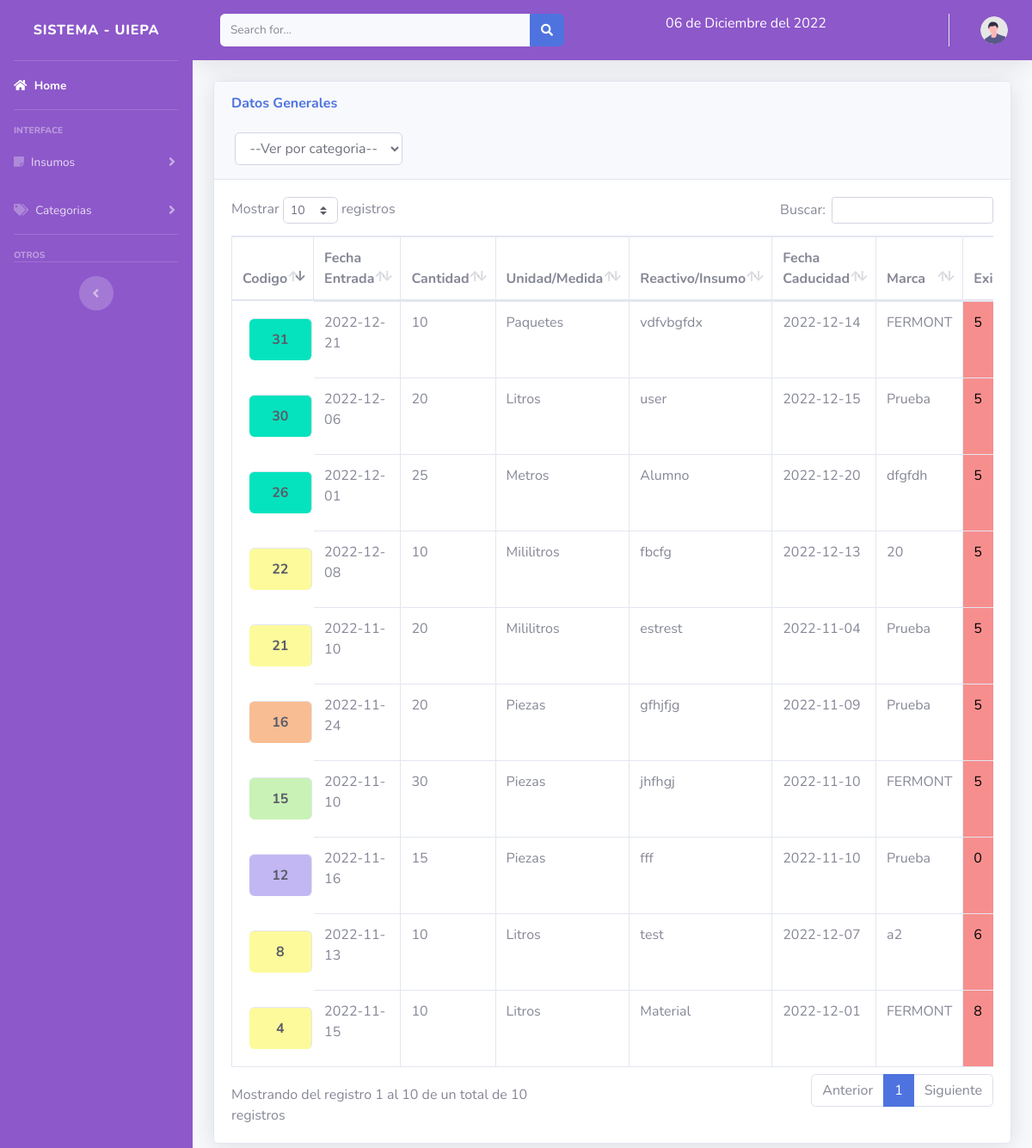
Screenshot of /views/insumos.php (signed in) with the database file from the repository.
### tables this page shows
CREATE TABLE `insumo` (
  `id` int(11) NOT NULL,
  `fecha_entrada` date NOT NULL,
  `cantidad` int(50) NOT NULL,
  `tipo` varchar(100) NOT NULL,
  `unidad` varchar(150) NOT NULL,
  `nombre` varchar(150) NOT NULL,
  `fecha_caducidad` date NOT NULL,
  `marca` varchar(150) NOT NULL,
  `existencia` varchar(150) NOT NULL,
  `categoria` varchar(50) NOT NULL,
  `entregado` int(10) NOT NULL,
  `recibido` int(50) NOT NULL
);

### views/insumos.php (the view, shortened to what this page needs)
<!DOCTYPE html>
<html lang="en">
<head>
</head>
<?php include "../includes/header.php";?>
<body id="page-top">
                <div class="container-fluid">
                    <div class="card shadow mb-4">
                        <div class="card-header py-3">
                        <h6 class="m-0 font-weight-bold text-primary">Datos Generales</h6>
                            <br>
                            <select name="select" id="select" class="control" required>
                            <option value="0" >--Ver por categoria--</option>
                              </select>
                              </div>
                        <div class="card-body">
                        <div class="class">
                            <div class="table-responsive">
                                <table class="table table-bordered" id="dataTable" width="100%" cellspacing="0">
                                    <thead>
                                        <tr>
                                            <th>Codigo</th>
                                            <th>Fecha Entrada</th>
                                            <th>Cantidad</th>
                                            <th>Unidad/Medida</th>
                                            <th>Reactivo/Insumo</th>
                                            <th>Fecha Caducidad</th>
                                            <th>Marca</th>
                                            <th>Existencia</th>
                                        </tr>
                                    </thead>
                                    <?php
require_once ("../includes/db.php");
$sql = "SELECT * FROM insumo ";
$productos = mysqli_query($conexion, $sql);
if($productos -> num_rows > 0){
foreach($productos as $key => $fila ){
?>
<?php
if ($fila['existencia'] < 10) {
    $clase = 'problema';
  } else {
    $clase = 'correcto';
  }
?>
<tr>
<td <?php echo  'class="'.$fila['categoria'] .'"'; ?>><?php echo $fila['id']; ?></td>
<td><?php echo $fila['fecha_entrada']; ?></td>
<td ><?php echo $fila['cantidad']; ?></td>
<td><?php echo $fila['unidad']; ?></td>
<td><?php echo $fila['nombre']; ?></td>
<td><?php echo $fila['fecha_caducidad']; ?></td>
<td><?php echo $fila['marca']; ?></td>
<td <?php echo  'class="'.$clase .'"'; ?>><?php echo $fila['existencia']; ?></td>
</tr>
<?php  include "editar.php"; ?>
<?php }
}?>
            <?php include "form_categoria.php";?>
            <?php include "form_datos.php";?>
</body>
</html>

### css/styles.css (style rules this page uses)
.control { height: calc(1.5em + 0.75rem + 2px); padding: 0.375rem 0.75rem; font-size: 1rem; font-weight: 400; line-height: 1.5; color: #6e707e; background-color: #fff; background-clip: padding-box; border: 1px solid #d1d3e2; border-radius: 0.35rem; transition: border-color .15s ease-in-out,box-shadow .15s ease-in-out; }
.ENFERMERIA { background: #05e3be; color: #5a5c69; font-weight: bold; padding: 15px; border: 2px solid #5a5c69; border-radius: 6px; text-align:center; width: 50%; margin: 20px; display: inline-block; }
.GASTRONOMIA { background: #c2b7f2; color: #5a5c69; font-weight: bold; padding: 15px; border: 2px solid #5a5c69; border-radius: 6px; text-align:center; width: 50%; margin: 20px; display: inline-block; }
.AGROINDUSTRIAL { background: #C9F2B7; color: #5a5c69; font-weight: bold; padding: 15px; border: 2px solid #5a5c69; border-radius: 6px; text-align:center; width: 50%; margin: 20px; display: inline-block; }
.BIOTECNOLOGIA { background: #f9bd93; color: #5a5c69; font-weight: bold; padding: 15px; border: 2px solid #5a5c69; border-radius: 6px; text-align:center; width: 50%; margin: 20px; display: inline-block; }
.VETERINARIA { background: #fbf4136b; color: #5a5c69; font-weight: bold; padding: 15px; border: 2px solid #5a5c69; border-radius: 6px; text-align:center; width: 50%; margin: 20px; display: inline-block; }

### rows the page displays
insumo: id "4", fecha_entrada "2022-11-15", cantidad "10", unidad "Litros", nombre "Material", fecha_caducidad "2022-12-01", marca "FERMONT", existencia "8"
insumo: id "8", fecha_entrada "2022-11-13", cantidad "10", unidad "Litros", nombre "test", fecha_caducidad "2022-12-07", marca "a2", existencia "6"
insumo: id "12", fecha_entrada "2022-11-16", cantidad "15", unidad "Piezas", nombre "fff", fecha_caducidad "2022-11-10", marca "Prueba", existencia "0"
insumo: id "15", fecha_entrada "2022-11-10", cantidad "30", unidad "Piezas", nombre "jhfhgj", fecha_caducidad "2022-11-10", marca "FERMONT", existencia "5"
insumo: id "16", fecha_entrada "2022-11-24", cantidad "20", unidad "Piezas", nombre "gfhjfjg", fecha_caducidad "2022-11-09", marca "Prueba", existencia "5"
insumo: id "21", fecha_entrada "2022-11-10", cantidad "20", unidad "Mililitros", nombre "estrest", fecha_caducidad "2022-11-04", marca "Prueba", existencia "5"
insumo: id "22", fecha_entrada "2022-12-08", cantidad "10", unidad "Mililitros", nombre "fbcfg", fecha_caducidad "2022-12-13", marca "20", existencia "5"
insumo: id "26", fecha_entrada "2022-12-01", cantidad "25", unidad "Metros", nombre "Alumno", fecha_caducidad "2022-12-20", marca "dfgfdh", existencia "5"
insumo: id "30", fecha_entrada "2022-12-06", cantidad "20", unidad "Litros", nombre "user", fecha_caducidad "2022-12-15", marca "Prueba", existencia "5"
insumo: id "31", fecha_entrada "2022-12-21", cantidad "10", unidad "Paquetes", nombre "vdfvbgfdx", fecha_caducidad "2022-12-14", marca "FERMONT", existencia "5"

### other values shown
fecha() "06 de Diciembre del 2022"
